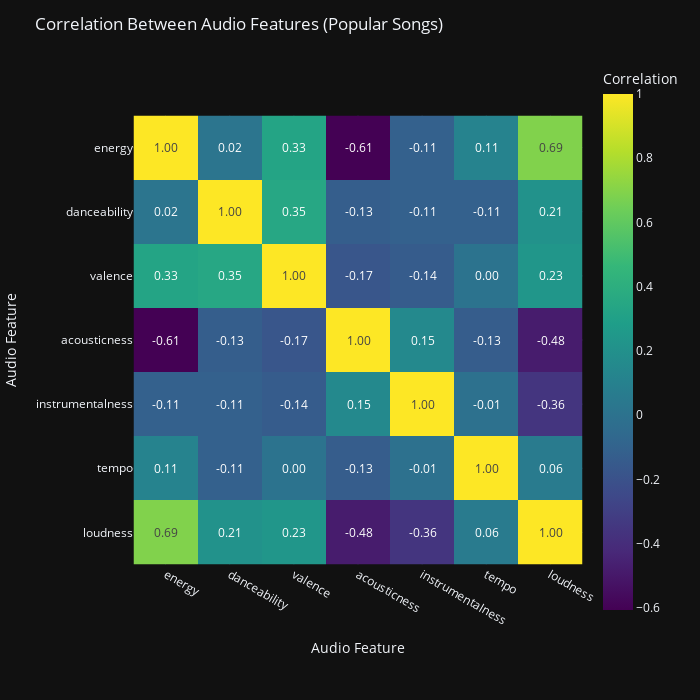

The cell this chart's notebook holds for it:
### Markdown cell above
### Heatmap Correlation for Popular Songs Between Audio Features
This heatmap helps artists understand the relationships between different audio features. A strong positive correlation (closer to +1) means two features increase together, for example, higher energy often means higher loudness. A strong negative correlation (closer to –1) means as one feature increases, the other decreases, such as more acoustic songs often being less energetic. A correlation close to 0 means there's no meaningful relationship between the two features.

Note, this heatmap is not about predicting popularity directly. Instead, it shows how features relate to one another across popular songs. Artists can use it to see which features influence each other, for example, if you want to raise your song’s danceability, the heatmap can show which other traits like energy or valence might help.

### Code cell
# Define features
features = ['energy', 'danceability', 'valence', 'acousticness', 'instrumentalness', 'tempo', 'loudness']

# Normalize 'tempo' and 'loudness' for both datasets
scaler = MinMaxScaler()
high_song_popularity[['tempo', 'loudness']] = scaler.fit_transform(high_song_popularity[['tempo', 'loudness']])

# Correlation matrices
corr_popular = high_song_popularity[features].corr()

# Popular songs heatmap
fig_popular = px.imshow(
    corr_popular,
    text_auto='.2f',
    color_continuous_scale='Viridis',
    labels=dict(x="Audio Feature", y="Audio Feature", color="Correlation")
)

fig_popular.update_layout(
    title="Correlation Between Audio Features (Popular Songs)",
    width=700,
    height=700,
    template="plotly_dark"
)

# Show both
fig_popular.show()

# Test
#print(high_song_popularity.head())

### Figure 1 — Plotly figure (JSON) as saved in the notebook; plotly's stock layout.template omitted (floating-point values rounded to 4 significant figures)
{"data": [{"coloraxis": "coloraxis", "hovertemplate": "Audio Feature: %{x}<br>Audio Feature: %{y}<br>Correlation: %{z}<extra></extra>", "name": "0", "texttemplate": "%{z:.2f}", "type": "heatmap", "x": ["energy", "danceability", "valence", "acousticness", "instrumentalness", "tempo", "loudness"], "xaxis": "x", "y": ["energy", "danceability", "valence", "acousticness", "instrumentalness", "tempo", "loudness"], "yaxis": "y", "z": [[1.0, 0.01773, 0.3264, -0.6063, -0.1086, 0.1146, 0.6911], [0.01773, 1.0, 0.3473, -0.1258, -0.1084, -0.1113, 0.2126], [0.3264, 0.3473, 1.0, -0.1739, -0.1397, 0.00269, 0.2346], [-0.6063, -0.1258, -0.1739, 1.0, 0.1518, -0.1329, -0.4814], [-0.1086, -0.1084, -0.1397, 0.1518, 1.0, -0.009404, -0.3557], [0.1146, -0.1113, 0.00269, -0.1329, -0.009404, 1.0, 0.06259], [0.6911, 0.2126, 0.2346, -0.4814, -0.3557, 0.06259, 1.0]]}], "layout": {"coloraxis": {"colorbar": {"title": {"text": "Correlation"}}, "colorscale": [[0, "#440154"], [0.1111, "#482878"], [0.2222, "#3e4989"], [0.3333, "#31688e"], [0.4444, "#26828e"], [0.5556, "#1f9e89"], [0.6667, "#35b779"], [0.7778, "#6ece58"], [0.8889, "#b5de2b"], [1, "#fde725"]]}, "height": 700, "margin": {"t": 60}, "title": {"text": "Correlation Between Audio Features (Popular Songs)"}, "width": 700, "xaxis": {"anchor": "y", "constrain": "domain", "domain": [0, 1], "scaleanchor": "y", "title": {"text": "Audio Feature"}}, "yaxis": {"anchor": "x", "autorange": "reversed", "constrain": "domain", "domain": [0, 1], "title": {"text": "Audio Feature"}}}}
